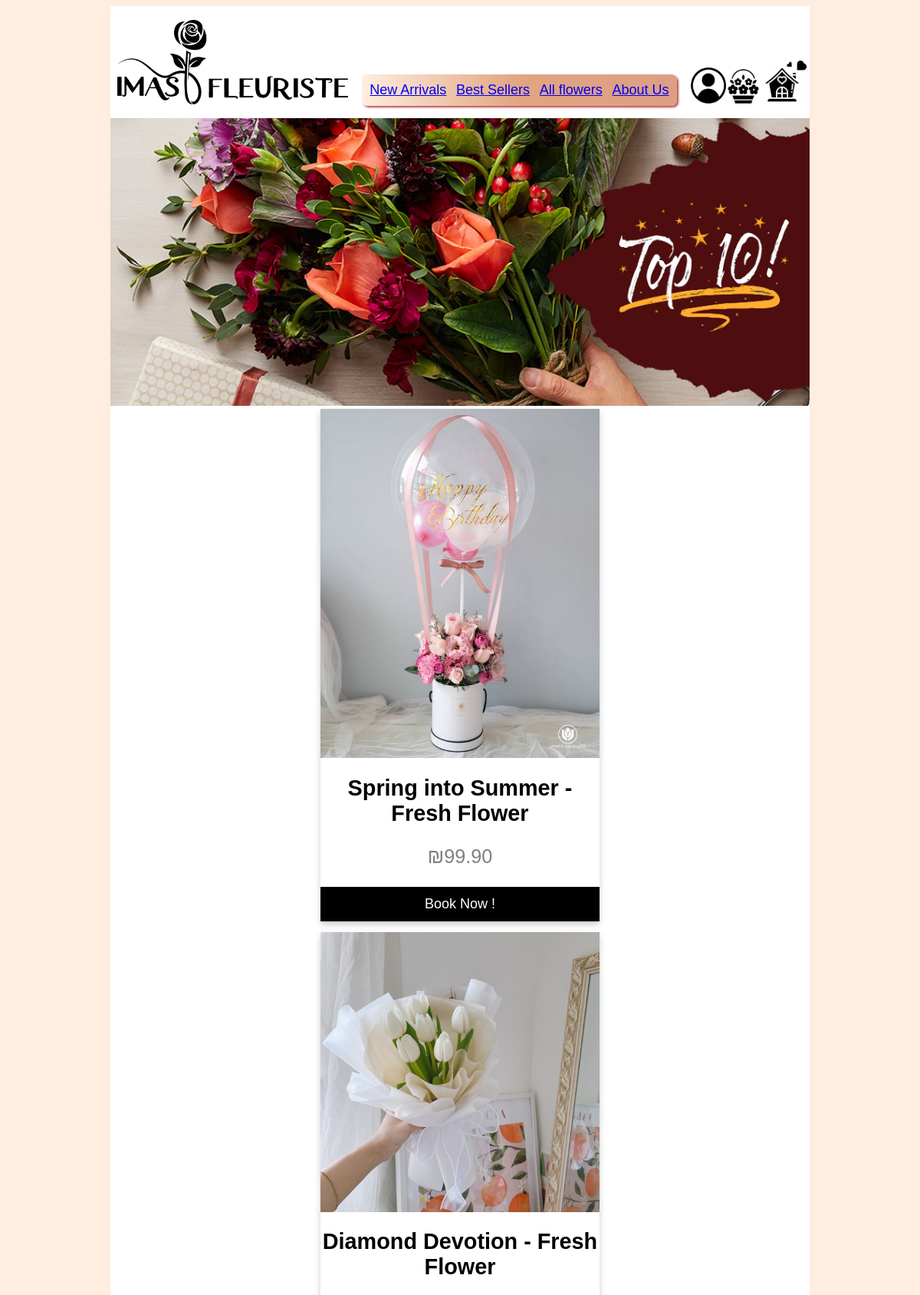
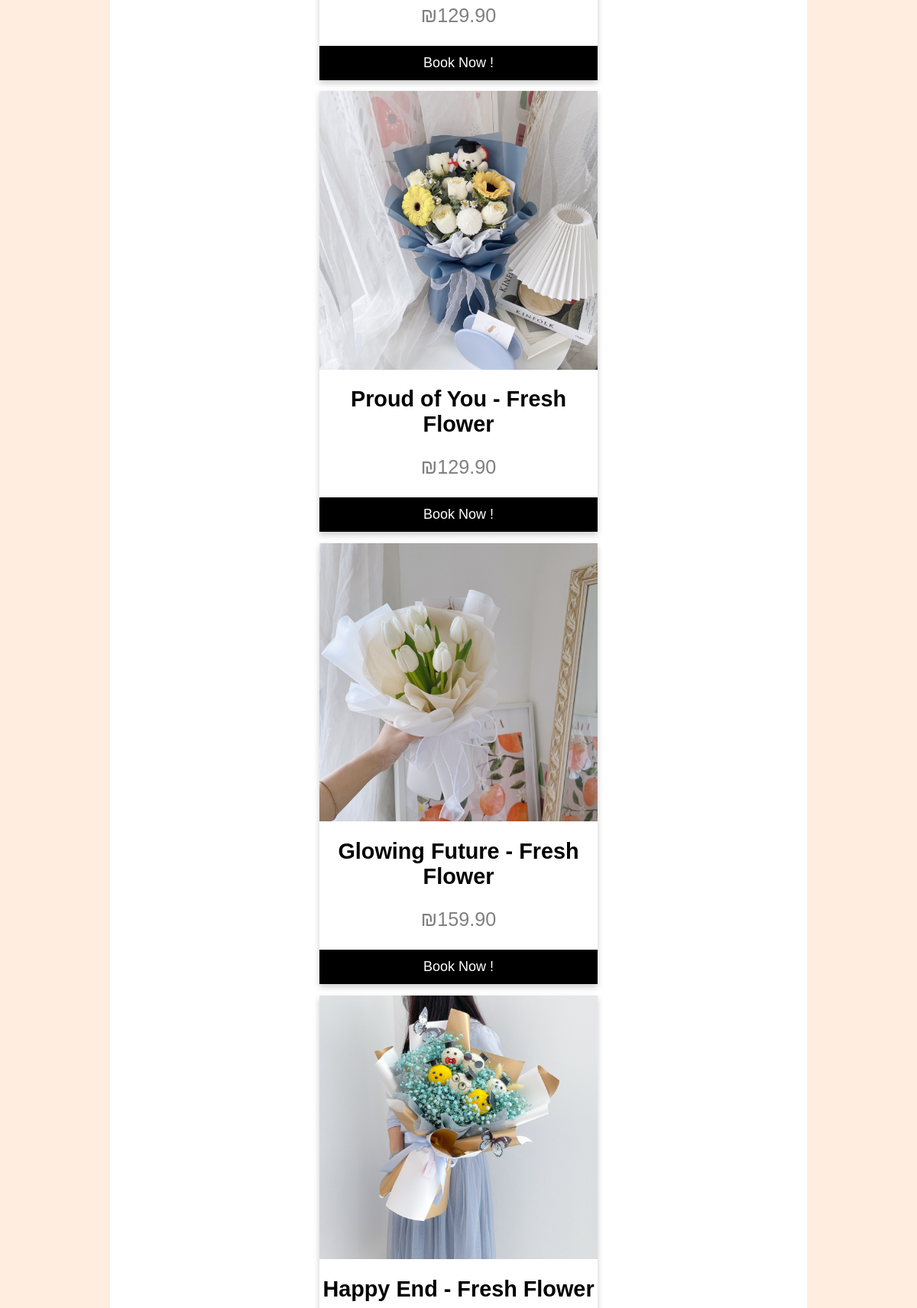
The app's page /top_ten (upper part) with its own data (2 pictures, top to bottom).
### dashboard_app/models.py (models this page shows)
class BouquetInventory(models.Model):
    name = models.CharField(max_length=100)
    category = models.CharField(max_length=45)
    price = models.DecimalField(max_digits=6, decimal_places=2)
    unit = models.CharField(max_length=30, null=False, blank=True)
    product_image = models.URLField(max_length=1024, null=False, blank=True)
    in_stock = models.CharField(max_length=30, null=False, blank=True)
    sold_items = models.CharField(max_length=30, null=False, blank=True)
    discount = models.FloatField(default=0)
    created_at = models.DateTimeField(auto_now_add=True)
    updated_at = models.DateTimeField(auto_now=True)

### dashboard_app/views.py (the view)
# urls.py: path('top_ten', views.top_ten),
def top_ten(request):
    dec_list = BouquetInventory.objects.all().order_by("-sold_items")
    top_10 = get_top_ten(dec_list)
    context = {
        "products_list" : top_10
        }
    return render (request, 'top_ten.html',context)

### dashboard_app/views.py (called while the page is built)
def get_top_ten(list):
    result=[]
    for num in range(1, 11):
        result.append(list[num])
    return result

### dashboard_app/templates/top_ten.html (shortened to what this page needs)
<!DOCTYPE html>
<html lang="en">
  <head>
    {% load static %}
    <link rel="stylesheet" type="text/css" href="{% static 'css\top_ten.css'%}">
  </head>
  <body>
    <div id="container">
      <header>
        <img class="logo" src="{% static 'Images\common_imgs\logo.png'%}" alt="logo">
        <nav>
          <ul>
              <li> <a href="new_arrivals"> New Arrivals</a></li>
              <li><a href="top_ten"> Best Sellers</a></li>
              <li><a href="all_flowers"> All flowers</a></li>
              <li> <a href="about_us"> About Us</a></li>
          </ul>
          </nav>
        <div class="icons">
            <a  href="/recognize_me/login"><img class="profile-icon" src="{% static 'Images\common_imgs\profile-icon.png'%}" alt="profile-icon"></a>
            <a href="/my_orders_list"><img class="orders-basket-icon" src="{% static 'Images\common_imgs\orders-basket-icon.png'%}" alt="orders-basket-icon"></a>
            <a href="/"><img class="home" src="{% static 'Images\common_imgs\home.png'%}" alt="home"></a>
        </div>
    </header>
    <img class="banner" src="{% static 'Images\common_imgs\Top 10.jpg'%}" alt="top_ten">
    {% for product in products_list %}
      <div class="card">
        <img src="{{ product.product_image }}"   alt={{ product.name }} style="width:100%">
        <h1>{{ product.name }}</h1>
        <p class="price">₪{{ product.price }}</p>
        <p><a href="book_now/{{ product.id }}"> <button type="button">Book Now !</button></a></p>
      </div>
    {% endfor %}
    </div>
  </body>
</html>

### dashboard_app/static/css/top_ten.css (style rules this page uses)
body { background-color: #ffeddf; }
* { font-family: Arial, Helvetica, sans-serif; }
nav ul { background: linear-gradient(90deg, #ffeddf 0%, #e1a581 50%, #dd9e85 100%); color: #4b1002; padding: 10px; border-radius: 7px; box-shadow: #b5494d 1.95px 1.95px 2.6px; display: flex; justify-content: space-between; list-style-type: none; }
nav li { font-size: 1.5vw; }
header { display: flex; align-items: center; gap: 2%; }
.logo { width: 33%; height: 33%; margin-left: 1%; }
nav { text-align: center; width: 45%; margin-top: 8%; }
.home { width: 112%; height: auto; }
.profile-icon { width: 400%; height: auto; }
.orders-basket-icon { width: 400%; height: auto; }
.icons { display: flex; width: 16%; align-items: baseline; margin-top: 6%; gap: 25%; }
#container { width: 77%; background-color: #ffffff; margin: auto; }
.banner { width: 100%; height: auto; }
.card { box-shadow: 0 4px 8px 0 rgba(0, 0, 0, 0.2); max-width: 40%; margin: auto; text-align: center; font-family: arial; font-size: 1.2vw; }
.price { color: grey; font-size: 2.1vw; }
.card button { border: none; outline: 0; padding: 12px; color: white; background-color: #000; text-align: center; cursor: pointer; width: 100%; font-size: 1.5vw; }

### records on screen
BouquetInventory: shows a picture, name "Spring into Summer - Fresh Flower", price "99.90"
BouquetInventory: name "Diamond Devotion - Fresh Flower", price "129.90"
BouquetInventory: shows a picture, name "Proud of You - Fresh Flower", price "129.90"
BouquetInventory: name "Glowing Future - Fresh Flower", price "159.90"
BouquetInventory: shows a picture, name "Happy End - Fresh Flower"
